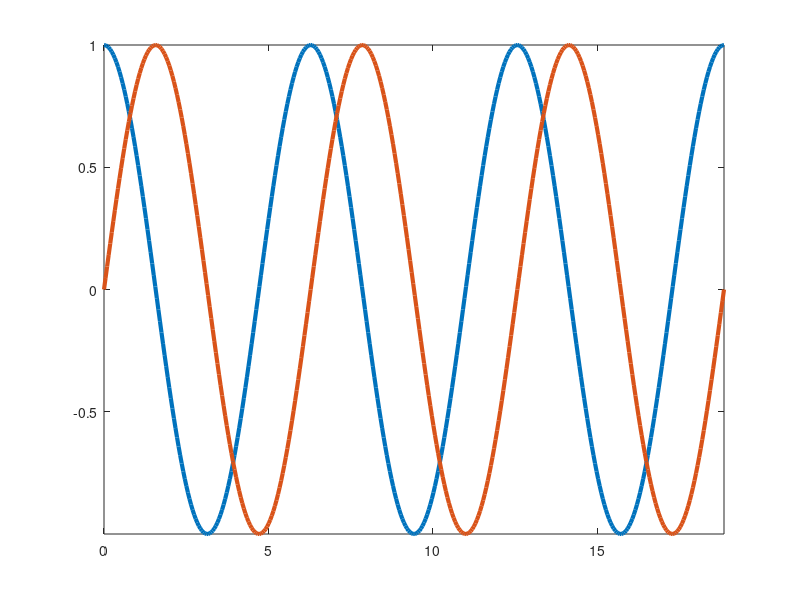

Reproduce this figure in MATLAB. (Note: this script raises an error after producing the figure.)
individual = false;
clf;

t = linspace(0, 6*pi, 400)';
plot(t, [cos(t), sin(t)], '-', 'LineWidth', 3);
xlim([0 6*pi]);
ylim([-1 1]);
axis tight;

ax = gca;
ax.XTick = 0:pi/2:6*pi;
ax.YTick = -1:1/6:1;

continuationDots = [true, true];
bubblePadding = [0.1 0.1];
curvature = 0.5;
aa = AutoAxis();

if individual
    aa.addLabeledSpanBubbles('x', span=[0*pi 2*pi], label="phase 1", textColor='k', color=[0.8 0.2 0.2], ...
        continuationDots=continuationDots, bubblePadding=bubblePadding, curvature=curvature);
    aa.addLabeledSpanBubbles('x', span=[2*pi 4*pi], label="phase 2", textColor='k', color=[0.2 0.8 0.2], ...
        continuationDots=continuationDots, bubblePadding=bubblePadding, curvature=curvature);
    aa.addLabeledSpanBubbles('x', span=[4*pi 6*pi], label="phase 3", textColor='k', color=[0.2 0.2 0.8], ...
        continuationDots=continuationDots, bubblePadding=bubblePadding, curvature=curvature);
else
    aa.addLabeledSpanBubbles('x', span=[0*pi 2*pi; 2*pi 4*pi; 4*pi 6*pi]', label=["phase 1", "phase 2", "phase 3"], textColor='k', color=[0.8 0.2 0.2; 0.2 0.8 0.2; 0.2 0.2 0.8], ...
        continuationDots=continuationDots, bubblePadding=bubblePadding, curvature=curvature);
end

if individual
    aa.addLabeledSpanBubbles('y', span=[-1 -1/3], label="low amp", textColor='k', color=[1 0.64 0], rotation=90, ...
        rotation=90, continuationDots=continuationDots, bubblePadding=bubblePadding, curvature=curvature);
    aa.addLabeledSpanBubbles('y', span=[-1/3 1/3], label="mid amp", textColor='k', color=[1 0.64 0.5], rotation=90, ...
        rotation=90, continuationDots=continuationDots, bubblePadding=bubblePadding, curvature=curvature);
    aa.addLabeledSpanBubbles('y', span=[1/3 1], label="high amp", textColor='k', color=[1 0.64 1], rotation=90, ...
        rotation=90, continuationDots=continuationDots, bubblePadding=bubblePadding, curvature=curvature);
else
    aa.addLabeledSpanBubbles('y', span=[-1 -1/3; -1/3 1/3; 1/3 1]', label=["low amp", "mid amp", "high amp"], textColor='k', color=[1 0.64 0; 1 0.64 0.5; 1 0.64 1], ...
        continuationDots=continuationDots, bubblePadding=bubblePadding, rotation=90);
end

grid on;

aa.update();